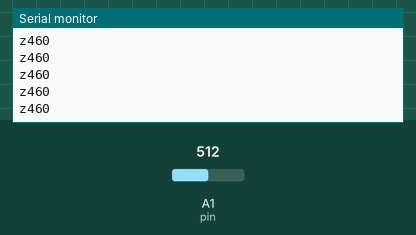
Bench run of a sketch on a simulated Arduino Uno, built with avr-gcc and run on an emulated ATmega328P. Parts: the last lines printed to the serial monitor. The test bench sets the inputs (shaded band); at power-on: A1 (pin) = 512.

Above: at 1.2 s.
1.3 s: A1 (pin) set to 716
At 2.2 s:
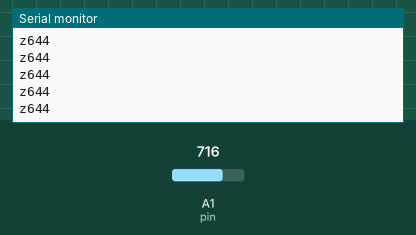
2.8 s: A1 (pin) set to 900
At 3.6 s:
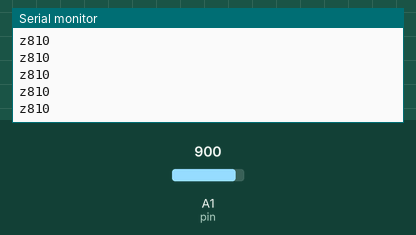
Timing chart, 0 to 5.8 s (numbered marks = the images above; inputs shaded):
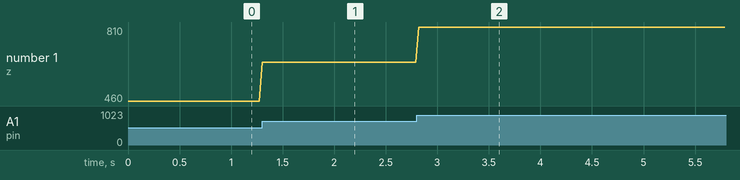

The sketch:

ARDUINO.ino
```cpp
int pin = 1;

void setup() {
  // put your setup code here, to run once:
  Serial.begin(115200);
}

void loop() {
  // put your main code here, to run repeatedly:
    int value=analogRead(pin);
    value = (value*9)/10;
    Serial.print('z');
    Serial.println(value);
    //Serial.flush();
    delay(30);
  }
```

Measured:
- after the input at 1.3 s, the serial monitor: prints a new line at once (image 1)
- after the input at 2.8 s, the serial monitor: prints a new line at once (image 2)
- plotted number 1: 460 → 644 after the input at 1.3 s, 644 → 810 after the input at 2.8 s
